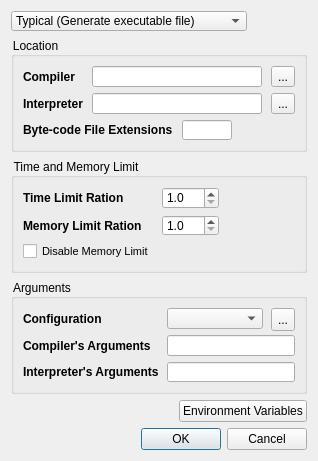
<?xml version="1.0" encoding="UTF-8"?>
<ui version="4.0">
 <class>AdvancedCompilerSettingsDialog</class>
 <widget class="QDialog" name="AdvancedCompilerSettingsDialog">
  <property name="geometry">
   <rect>
    <x>0</x>
    <y>0</y>
    <width>318</width>
    <height>461</height>
   </rect>
  </property>
  <property name="minimumSize">
   <size>
    <width>318</width>
    <height>461</height>
   </size>
  </property>
  <property name="windowTitle">
   <string>Compiler Settings</string>
  </property>
  <layout class="QVBoxLayout" name="verticalLayout">
   <item>
    <layout class="QHBoxLayout" name="horizontalLayout">
     <item>
      <widget class="QComboBox" name="typeSelect">
       <property name="minimumSize">
        <size>
         <width>211</width>
         <height>20</height>
        </size>
       </property>
       <property name="styleSheet">
        <string notr="true">font-size:9pt;</string>
       </property>
       <item>
        <property name="text">
         <string>Typical (Generate executable file)</string>
        </property>
       </item>
       <item>
        <property name="text">
         <string>Interpretive (Generate byte-code file)</string>
        </property>
       </item>
       <item>
        <property name="text">
         <string>Interpretive (Run source code directly)</string>
        </property>
       </item>
      </widget>
     </item>
     <item>
      <spacer name="horizontalSpacer">
       <property name="orientation">
        <enum>Qt::Horizontal</enum>
       </property>
       <property name="sizeHint" stdset="0">
        <size>
         <width>40</width>
         <height>20</height>
        </size>
       </property>
      </spacer>
     </item>
    </layout>
   </item>
   <item>
    <widget class="QGroupBox" name="locationGroup">
     <property name="styleSheet">
      <string notr="true">font-size:9pt;</string>
     </property>
     <property name="title">
      <string>Location</string>
     </property>
     <layout class="QVBoxLayout" name="verticalLayout_2">
      <item>
       <layout class="QGridLayout" name="gridLayout">
        <property name="horizontalSpacing">
         <number>9</number>
        </property>
        <item row="0" column="0">
         <widget class="QLabel" name="compilerLabel">
          <property name="sizePolicy">
           <sizepolicy hsizetype="Fixed" vsizetype="Preferred">
            <horstretch>0</horstretch>
            <verstretch>0</verstretch>
           </sizepolicy>
          </property>
          <property name="styleSheet">
           <string notr="true">font-size:9pt;font-weight:bold;</string>
          </property>
          <property name="text">
           <string>Compiler</string>
          </property>
         </widget>
        </item>
        <item row="0" column="1">
         <widget class="QLineEdit" name="compilerLocation"/>
        </item>
        <item row="0" column="2">
         <widget class="QToolButton" name="compilerSelectButton">
          <property name="text">
           <string notr="true">...</string>
          </property>
         </widget>
        </item>
        <item row="1" column="0">
         <widget class="QLabel" name="interpreterLabel">
          <property name="sizePolicy">
           <sizepolicy hsizetype="Fixed" vsizetype="Preferred">
            <horstretch>0</horstretch>
            <verstretch>0</verstretch>
           </sizepolicy>
          </property>
          <property name="styleSheet">
           <string notr="true">font-size:9pt;font-weight:bold;</string>
          </property>
          <property name="text">
           <string>Interpreter</string>
          </property>
         </widget>
        </item>
        <item row="1" column="1">
         <widget class="QLineEdit" name="interpreterLocation"/>
        </item>
        <item row="1" column="2">
         <widget class="QToolButton" name="interpreterSelectButton">
          <property name="text">
           <string notr="true">...</string>
          </property>
         </widget>
        </item>
       </layout>
      </item>
      <item>
       <layout class="QHBoxLayout" name="horizontalLayout_3">
        <property name="spacing">
         <number>9</number>
        </property>
        <item>
         <widget class="QLabel" name="bytecodeExtensionLabel">
          <property name="sizePolicy">
           <sizepolicy hsizetype="Fixed" vsizetype="Preferred">
            <horstretch>0</horstretch>
            <verstretch>0</verstretch>
           </sizepolicy>
          </property>
          <property name="styleSheet">
           <string notr="true">font-size:9pt;font-weight:bold;</string>
          </property>
          <property name="text">
           <string>Byte-code File Extensions</string>
          </property>
         </widget>
        </item>
        <item>
         <widget class="QLineEdit" name="bytecodeExtension">
          <property name="maximumSize">
           <size>
            <width>50</width>
            <height>20</height>
           </size>
          </property>
         </widget>
        </item>
        <item>
         <spacer name="horizontalSpacer_5">
          <property name="orientation">
           <enum>Qt::Horizontal</enum>
          </property>
          <property name="sizeHint" stdset="0">
           <size>
            <width>40</width>
            <height>20</height>
           </size>
          </property>
         </spacer>
        </item>
       </layout>
      </item>
     </layout>
    </widget>
   </item>
   <item>
    <widget class="QGroupBox" name="limitGroup">
     <property name="styleSheet">
      <string notr="true">font-size:9pt;</string>
     </property>
     <property name="title">
      <string>Time and Memory Limit</string>
     </property>
     <layout class="QGridLayout" name="gridLayout_2">
      <property name="horizontalSpacing">
       <number>8</number>
      </property>
      <property name="verticalSpacing">
       <number>6</number>
      </property>
      <item row="0" column="0">
       <widget class="QLabel" name="timeLimitRationLabel">
        <property name="styleSheet">
         <string notr="true">font-size:9pt;font-weight:bold;</string>
        </property>
        <property name="text">
         <string>Time Limit Ration</string>
        </property>
       </widget>
      </item>
      <item row="0" column="1">
       <widget class="QDoubleSpinBox" name="timeLimitRatio">
        <property name="decimals">
         <number>1</number>
        </property>
        <property name="minimum">
         <double>1.000000000000000</double>
        </property>
        <property name="singleStep">
         <double>0.100000000000000</double>
        </property>
       </widget>
      </item>
      <item row="0" column="2">
       <spacer name="horizontalSpacer_2">
        <property name="orientation">
         <enum>Qt::Horizontal</enum>
        </property>
        <property name="sizeHint" stdset="0">
         <size>
          <width>57</width>
          <height>20</height>
         </size>
        </property>
       </spacer>
      </item>
      <item row="1" column="0">
       <widget class="QLabel" name="memoryLimitRatioLabel">
        <property name="styleSheet">
         <string notr="true">font-size:9pt;font-weight:bold;</string>
        </property>
        <property name="text">
         <string>Memory Limit Ration</string>
        </property>
       </widget>
      </item>
      <item row="1" column="1">
       <widget class="QDoubleSpinBox" name="memoryLimitRatio">
        <property name="decimals">
         <number>1</number>
        </property>
        <property name="minimum">
         <double>1.000000000000000</double>
        </property>
        <property name="singleStep">
         <double>0.100000000000000</double>
        </property>
       </widget>
      </item>
      <item row="1" column="2">
       <spacer name="horizontalSpacer_3">
        <property name="orientation">
         <enum>Qt::Horizontal</enum>
        </property>
        <property name="sizeHint" stdset="0">
         <size>
          <width>57</width>
          <height>20</height>
         </size>
        </property>
       </spacer>
      </item>
      <item row="2" column="0">
       <widget class="QCheckBox" name="disableMemoryLimit">
        <property name="styleSheet">
         <string notr="true">font-size:8pt;</string>
        </property>
        <property name="text">
         <string>Disable Memory Limit</string>
        </property>
       </widget>
      </item>
     </layout>
    </widget>
   </item>
   <item>
    <widget class="QGroupBox" name="argumentsGroup">
     <property name="styleSheet">
      <string notr="true">font-size:9pt;</string>
     </property>
     <property name="title">
      <string>Arguments</string>
     </property>
     <layout class="QGridLayout" name="gridLayout_3">
      <property name="horizontalSpacing">
       <number>8</number>
      </property>
      <property name="verticalSpacing">
       <number>6</number>
      </property>
      <item row="0" column="0">
       <widget class="QLabel" name="configurationLabel">
        <property name="sizePolicy">
         <sizepolicy hsizetype="Fixed" vsizetype="Preferred">
          <horstretch>0</horstretch>
          <verstretch>0</verstretch>
         </sizepolicy>
        </property>
        <property name="styleSheet">
         <string notr="true">font-size:9pt;font-weight:bold;</string>
        </property>
        <property name="text">
         <string>Configuration</string>
        </property>
       </widget>
      </item>
      <item row="0" column="1">
       <widget class="QComboBox" name="configurationSelect"/>
      </item>
      <item row="0" column="2">
       <widget class="QToolButton" name="deleteConfigurationButton">
        <property name="minimumSize">
         <size>
          <width>23</width>
          <height>23</height>
         </size>
        </property>
        <property name="text">
         <string>...</string>
        </property>
        <property name="icon">
         <iconset resource="resource.qrc">
          <normaloff>:/icon/cross.png</normaloff>:/icon/cross.png</iconset>
        </property>
       </widget>
      </item>
      <item row="1" column="0">
       <widget class="QLabel" name="compilerArgumentsLabel">
        <property name="sizePolicy">
         <sizepolicy hsizetype="Fixed" vsizetype="Preferred">
          <horstretch>0</horstretch>
          <verstretch>0</verstretch>
         </sizepolicy>
        </property>
        <property name="styleSheet">
         <string notr="true">font-size:9pt;font-weight:bold;</string>
        </property>
        <property name="text">
         <string>Compiler's Arguments</string>
        </property>
       </widget>
      </item>
      <item row="1" column="1" colspan="2">
       <widget class="QLineEdit" name="compilerArguments"/>
      </item>
      <item row="2" column="0">
       <widget class="QLabel" name="interpreterArgumentsLabel">
        <property name="sizePolicy">
         <sizepolicy hsizetype="Fixed" vsizetype="Preferred">
          <horstretch>0</horstretch>
          <verstretch>0</verstretch>
         </sizepolicy>
        </property>
        <property name="styleSheet">
         <string notr="true">font-size:9pt;font-weight:bold;</string>
        </property>
        <property name="text">
         <string>Interpreter's Arguments</string>
        </property>
       </widget>
      </item>
      <item row="2" column="1" colspan="2">
       <widget class="QLineEdit" name="interpreterArguments"/>
      </item>
     </layout>
    </widget>
   </item>
   <item>
    <layout class="QHBoxLayout" name="horizontalLayout_2">
     <item>
      <spacer name="horizontalSpacer_4">
       <property name="orientation">
        <enum>Qt::Horizontal</enum>
       </property>
       <property name="sizeHint" stdset="0">
        <size>
         <width>40</width>
         <height>20</height>
        </size>
       </property>
      </spacer>
     </item>
     <item>
      <widget class="QPushButton" name="environmentVariablesButton">
       <property name="text">
        <string>Environment Variables</string>
       </property>
      </widget>
     </item>
    </layout>
   </item>
   <item>
    <widget class="QDialogButtonBox" name="buttonBox">
     <property name="styleSheet">
      <string notr="true">font-size:9pt;</string>
     </property>
     <property name="orientation">
      <enum>Qt::Horizontal</enum>
     </property>
     <property name="standardButtons">
      <set>QDialogButtonBox::Cancel|QDialogButtonBox::Ok</set>
     </property>
    </widget>
   </item>
  </layout>
 </widget>
 <resources>
  <include location="resource.qrc"/>
 </resources>
 <connections>
  <connection>
   <sender>buttonBox</sender>
   <signal>rejected()</signal>
   <receiver>AdvancedCompilerSettingsDialog</receiver>
   <slot>reject()</slot>
   <hints>
    <hint type="sourcelabel">
     <x>316</x>
     <y>260</y>
    </hint>
    <hint type="destinationlabel">
     <x>286</x>
     <y>274</y>
    </hint>
   </hints>
  </connection>
 </connections>
</ui>
